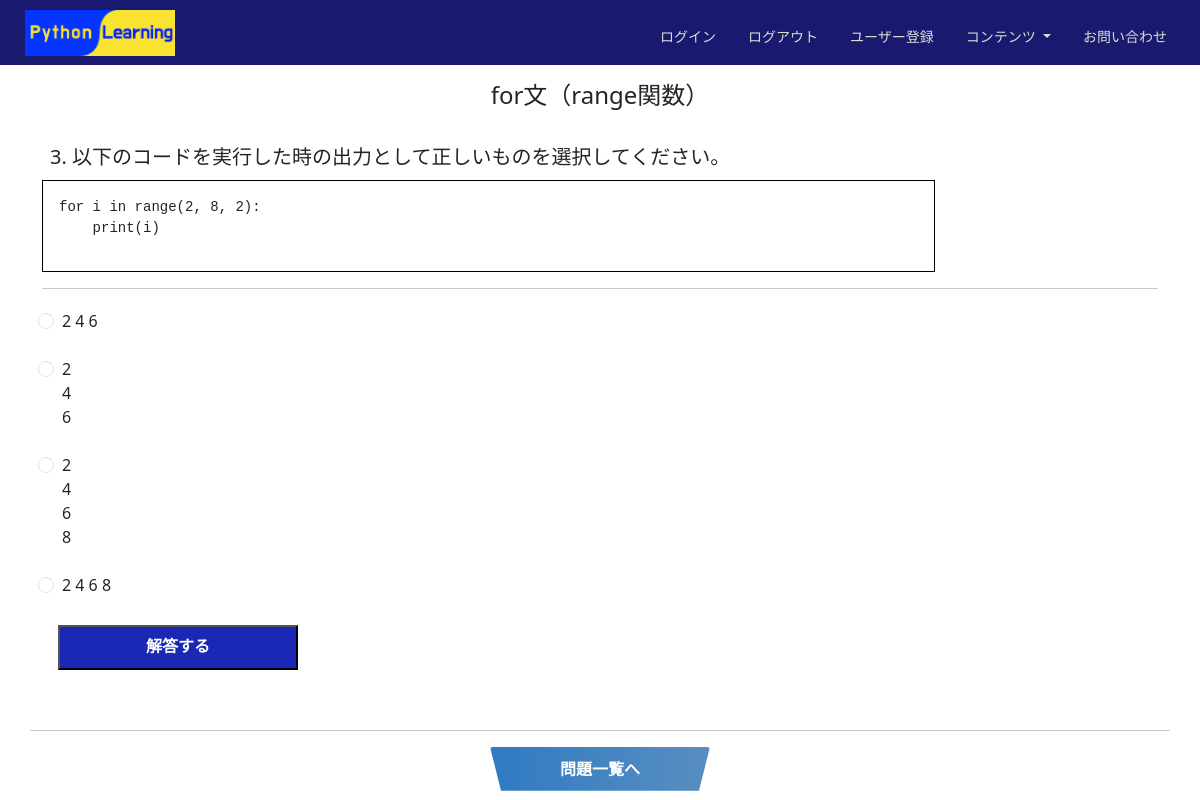
The app's page /quartet/3/3 with its own data.
### python_learning_app/models/questions.py (models this page shows, shortened)
class Quartet(models.Model):
    primary_key = models.PositiveIntegerField(primary_key=True, verbose_name="primary_key")
    title = models.CharField(blank=True, max_length=60,verbose_name="問題名")
    unit = models.PositiveSmallIntegerField(blank=True, null=True, verbose_name="大区分")
    section = models.PositiveIntegerField(verbose_name="区分")
    level = models.PositiveSmallIntegerField(verbose_name="難易度")
    question = models.TextField(verbose_name="問題文", default="以下のコードを実行した時の出力として正しいものを選択してください。")
    question_code = models.TextField(blank=True,verbose_name="問題（コード）")
    choices1 = models.TextField(blank=True, verbose_name="選択肢1")
    choices2 = models.TextField(blank=True, verbose_name="選択肢2")
    choices3 = models.TextField(blank=True, verbose_name="選択肢3")
    choices4 = models.TextField(blank=True, verbose_name="選択肢4")
    answer_idx = models.PositiveSmallIntegerField(verbose_name="解答番号")
    frame = models.BooleanField(default = False, verbose_name="枠")
    explanation = models.TextField(blank=True, verbose_name="解説")

### python_learning_app/views/quartet.py (the view)
# urls.py: path('quartet/<int:un>/<int:pk>', quartet.quartet, name='quartet'),
def quartet(request, un, pk):
    question = Quartet.objects.get(unit= un, section = pk)
    title, sentence, code, frame = question.title, question.question, question.question_code, question.frame
    if code:
        code = "<pre>" + code + "</pre>"
    choices = [question.choices1, question.choices2, question.choices3, question.choices4]
    if frame:
        choices = list(map(lambda x : ("<pre>" + x + "</pre>"), choices))
    choices = [(y, x+1) for x, y in enumerate(choices)]
    shuffled = random.sample(choices, 4)
    pn = (pk - 1) // 10 + 1
    params = {"title": title, "sentence": sentence, "code": code, "shuffled": shuffled,
              "frame": question.frame, "un": un, "pk": pk, "pn": pn}
    return render(request, 'quartet/quartet.html', params)

### templates/quartet/quartet.html (shortened to what this page needs)
{% extends 'python_learning/base.html' %}
{% load static %}
{% block content %}
<div class="container">
    <div class="h4 mt-3 mb-4 text-center">{{ title }}</div>
<div class="row">
    <div class="col10 text-start">
        <div class="p-2" style="font-size: 20px;">{{ pk }}. {{ sentence }}</div>
            {% if code %}
            <div class="clear_box">
            {% autoescape off %}
            {{ code | linebreaksbr }}
            {% endautoescape %}
            </div>
            {% endif %}
            <hr>
        <div>
            <form action="{% url 'python_learning:quartet_a' un pk %}" method="post">
            {% for choice, number in shuffled %}
            {% if frame %}
            <div class="form-check m-3 p-1 clear_box">
                <input class="form-check-input" type="radio" name="choice" id="choice{{ number }}" value="{{ number }}">
                <label class="form-check-label" for="choice{{ number }}">
                {% autoescape off %}
                {{ choice | linebreaksbr }}
                {% endautoescape %}
                </label>
              </div>
              {% else %}
              <div class="form-check m-3 p-1">
                <input class="form-check-input" type="radio" name="choice" id="choice{{ number }}" value="{{ number }}">
                <label class="form-check-label" for="choice{{ number }}">
                {{ choice | linebreaksbr }}
                </label>
              </div>
              {% endif %}
            {% endfor %}
            <div class="ps-3 pt-2">
            <button type="submit" class="btn_quartet">解答する</button>
            </div>
            </form>
        </div>
    </div>
    <div style="height: 60px;"></div>
    <hr>
    <div class="button_return">
        <a href="{% url 'python_learning:q_list' un %}?p={{pn}}">問題一覧へ</a>
    </div>
</div>
</div>
{% endblock content %}

### static/css/own.css (style rules this page uses)
.body_color { background-color: white; }
.clear_box { border: 1px solid black; width: 80%; padding: 1rem; }
.button_return a { border-radius: 3px; position: relative; display: flex; justify-content: space-around; align-items: center; margin: 0 auto; max-width: 220px; padding: 10px 25px; color: #FFF; transition: 0.3s ease-in-out; font-weight: 600; text-decoration: none; background: rgb(89,142,192); background: linear-gradient(270deg, rgba(89,142,192,1) 0%, rgba(47,122,195,1) 100%); clip-path: polygon(0% 0%, 100% 0%, 95% 100%, 5% 100%); }
.btn_quartet { position: relative; font-weight: bold; width: 240px; padding: 7px 10px 10px 10px; text-decoration: none; color: #FFF; background: #1b28b5; transition: .4s; }

### records on screen
Quartet: title "for文（range関数）", question "以下のコードを実行した時の出力として正しいものを選択してください。", choices3 "2 4 6" "2 4 6" "2 4 6 8" "2 4 6 8"

### other values on screen
{{ pk }} "3"
{{ code | linebreaksbr }} "for i in range(2, 8, 2): print(i)"
